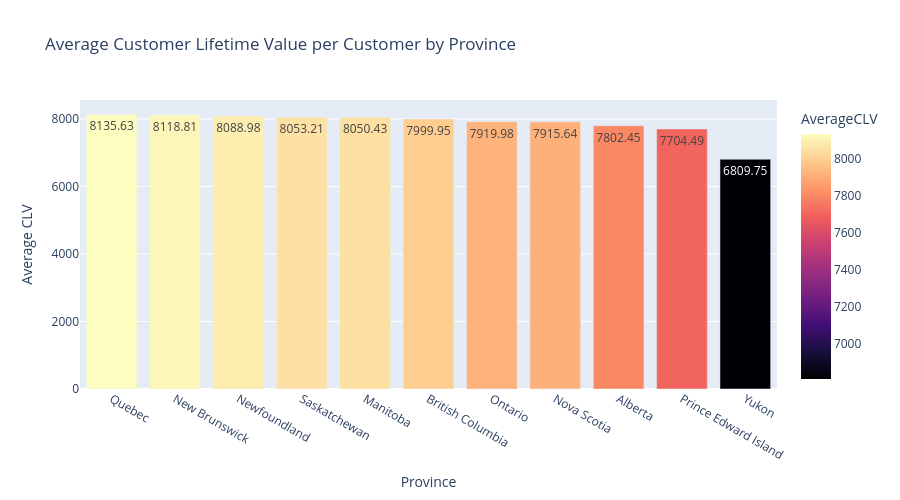

Notebook cell for this chart:
### Markdown cell above
## Province vs Customer LifeTime Value (Mean)

### Code cell
clv_mean = (
    dataset.groupby('Province or State')['Customer Lifetime Value']
    .mean()
    .reset_index(name='AverageCLV')
    .sort_values('AverageCLV', ascending=False)
)

fig = px.bar(
    clv_mean,
    x='Province or State',
    y='AverageCLV',
    title='Average Customer Lifetime Value per Customer by Province',
    text_auto='.2f',
    color='AverageCLV',
    color_continuous_scale='Magma'
)
fig.update_layout(xaxis_title='Province', yaxis_title='Average CLV', height=500)
fig.show()

### Figure 1 — Plotly figure (JSON) as saved in the notebook; plotly's stock layout.template omitted (floating-point values rounded to 4 significant figures)
{"data": [{"alignmentgroup": "True", "hovertemplate": "Province or State=%{x}<br>AverageCLV=%{marker.color}<extra></extra>", "legendgroup": "", "marker": {"color": [8136.0, 8119.0, 8089.0, 8053.0, 8050.0, 8000.0, 7920.0, 7916.0, 7802.0, 7704.0, 6810.0], "coloraxis": "coloraxis", "pattern": {"shape": ""}}, "name": "", "offsetgroup": "", "orientation": "v", "showlegend": false, "textposition": "auto", "texttemplate": "%{y:.2f}", "type": "bar", "x": ["Quebec", "New Brunswick", "Newfoundland", "Saskatchewan", "Manitoba", "British Columbia", "Ontario", "Nova Scotia", "Alberta", "Prince Edward Island", "Yukon"], "xaxis": "x", "y": [8136.0, 8119.0, 8089.0, 8053.0, 8050.0, 8000.0, 7920.0, 7916.0, 7802.0, 7704.0, 6810.0], "yaxis": "y"}], "layout": {"barmode": "relative", "coloraxis": {"colorbar": {"title": {"text": "AverageCLV"}}, "colorscale": [[0, "#000004"], [0.1111, "#180f3d"], [0.2222, "#440f76"], [0.3333, "#721f81"], [0.4444, "#9e2f7f"], [0.5556, "#cd4071"], [0.6667, "#f1605d"], [0.7778, "#fd9668"], [0.8889, "#feca8d"], [1, "#fcfdbf"]]}, "height": 500, "legend": {"tracegroupgap": 0}, "title": {"text": "Average Customer Lifetime Value per Customer by Province"}, "xaxis": {"anchor": "y", "domain": [0, 1], "title": {"text": "Province"}}, "yaxis": {"anchor": "x", "domain": [0, 1], "title": {"text": "Average CLV"}}}}
